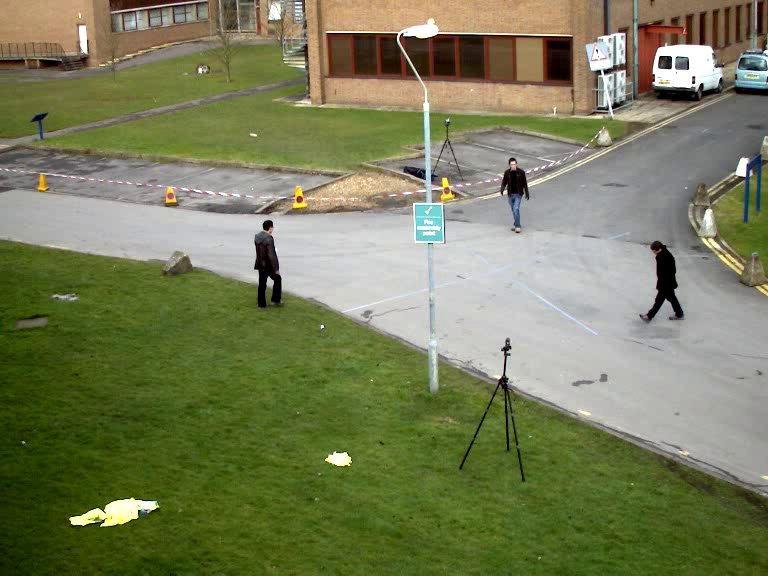
#> input picture backend/tests/fixtures/traffic/street_day.jpg, 768 x 576 px
$ python -i quality.py   (imports and definitions only)   (older library calls are emulated)
#> lines starting #> are read from the running program, lines starting #| are printed output that depends on the picture
#> further down, picture is the input picture: shape (576, 768, 3); mean B, G, R 89.3, 125.6, 120.7
"""No-reference image quality measures used to rank candidate enhancement chains."""

from __future__ import annotations

import math

import cv2
import numpy as np

_NOISE_K = np.array([[1, -2, 1], [-2, 4, -2], [1, -2, 1]], np.float64)


def _luma(img: np.ndarray) -> np.ndarray:
    return (0.299 * img[..., 0] + 0.587 * img[..., 1] + 0.114 * img[..., 2]).astype(np.float64)
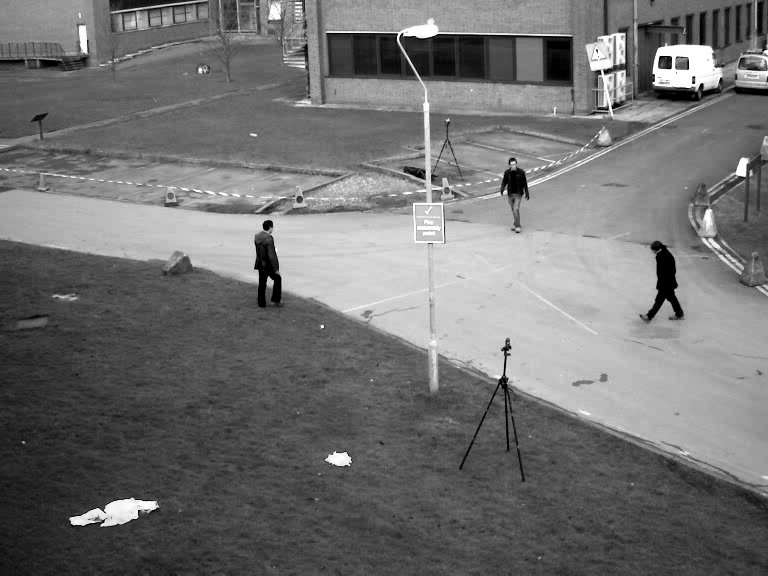
#> returned value: shape (576, 768) float64; min 0, max 255, mean 114.2


def metrics(img: np.ndarray) -> dict:
    y = _luma(img)
    gx = cv2.Sobel(y, cv2.CV_64F, 1, 0, ksize=3)
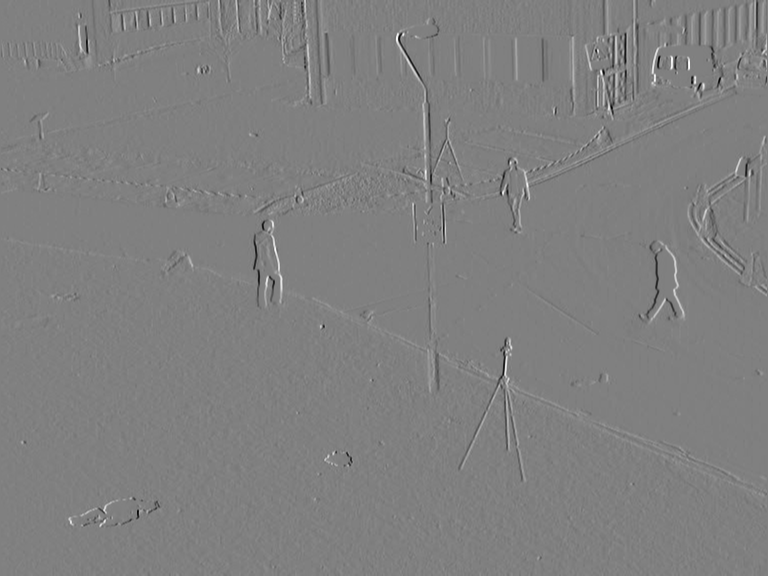
#> gx: shape (576, 768) float64; min -1008.2, max 998.2, mean 0.4; drawn with min black and max white
    gy = cv2.Sobel(y, cv2.CV_64F, 0, 1, ksize=3)
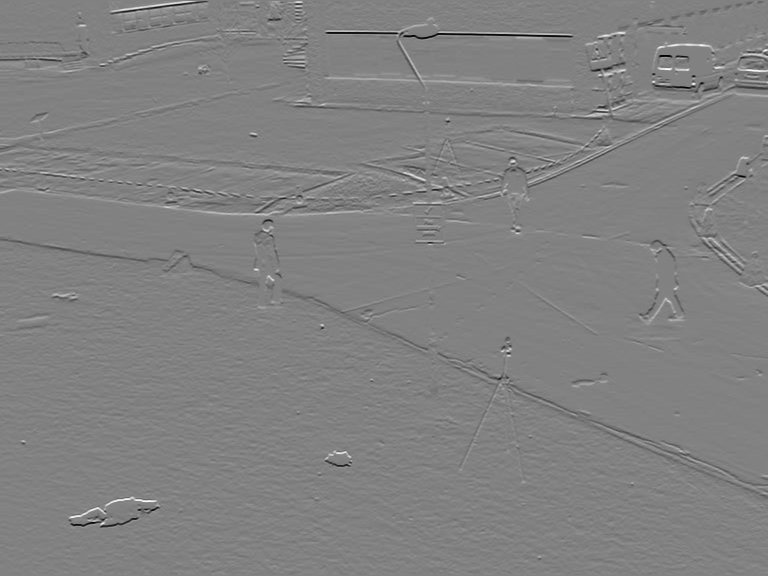
#> gy: shape (576, 768) float64; min -1014.3, max 978.9, mean -0.8; drawn with min black and max white
    h, w = y.shape
#> h = 576; w = 768
    conv = cv2.filter2D(y, cv2.CV_64F, _NOISE_K, borderType=cv2.BORDER_REFLECT)[1:-1, 1:-1]
    noise = math.sqrt(math.pi / 2) * np.abs(conv).sum() / (6.0 * max(1, (w - 2) * (h - 2)))
#> noise = 1.51
    return {
        "sharpness": float(np.mean(gx * gx + gy * gy)),  # Tenengrad
        "noise": float(noise),  # Immerkaer fast noise estimate
        "contrast": float(y.std()),
        "clipped": float(np.mean((y <= 0.5 / 255) | (y >= 254.5 / 255))),
    }


def score(before: dict, after: dict) -> float:
    """Higher is better: more edge energy and contrast, penalised for added noise and clipping."""
    eps = 1e-9
    s = math.log((after["sharpness"] + eps) / (before["sharpness"] + eps))
    s += 0.5 * math.log((after["contrast"] + eps) / (before["contrast"] + eps))
    s -= 1.5 * max(0.0, math.log((after["noise"] + eps) / (before["noise"] + eps)))
    s -= 10.0 * max(0.0, after["clipped"] - before["clipped"])
    return round(s, 4)


SCORE_NOTE = ("Ranking aid only: log-ratio of edge energy (Tenengrad) plus half the log-ratio of contrast, minus "
              "1.5x any increase in estimated noise (Immerkaer 1996) and 10x any increase in clipped pixels, "
              "measured on the region of interest. The examiner judges the result.")

>>> import cv2
>>> picture = cv2.imread('../../tests/fixtures/traffic/street_day.jpg')
>>> result = metrics(picture)
#> result = {'sharpness': 10042.1, 'noise': 1.51, 'contrast': 54.79, 'clipped': 0.997}
